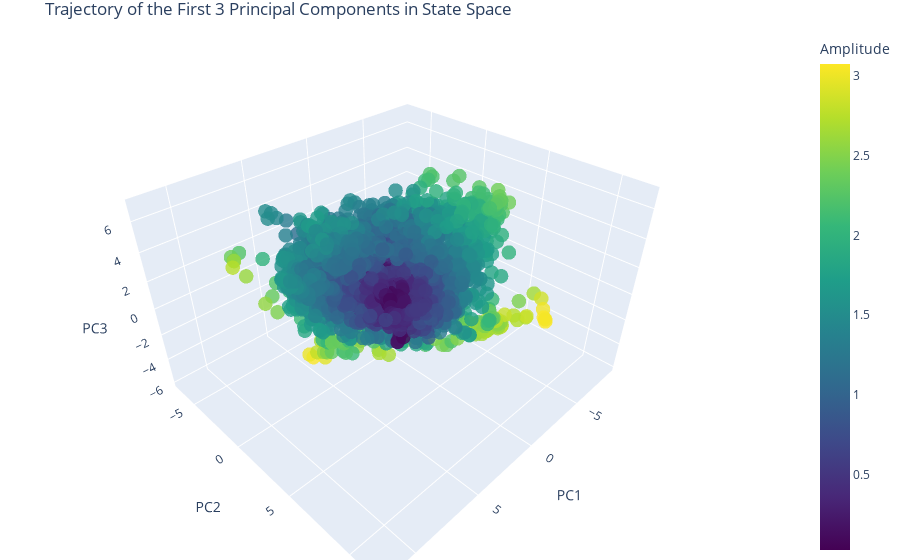

The notebook cell saved with this chart:
### Code cell
# Extract the first three PCs
pc1 = transformed_data[:, 0]
pc2 = transformed_data[:, 1]
pc3 = transformed_data[:, 2]

# Time steps for coloring
amplitude = np.array(param_df.amplitude)

# Create the figure
fig = go.Figure(data=[go.Scatter3d(
    x=pc1,
    y=pc2,
    z=pc3,
    mode='markers',
    marker=dict(
        size=5,
        color=amplitude,  # Set color to time steps
        colorscale='Viridis',  # Choose a color scale
        colorbar=dict(title='Amplitude'),
        opacity=0.8
    )
)])

# Set the layout of the figure
fig.update_layout(
    title='Trajectory of the First 3 Principal Components in State Space',
    scene=dict(
        xaxis_title='PC1',
        yaxis_title='PC2',
        zaxis_title='PC3'
    ),
    margin=dict(l=0, r=0, b=0, t=30)
)

# Show the figure
fig.show()

### Figure 1 — Plotly figure (JSON) as saved in the notebook; plotly's stock layout.template omitted (floating-point values rounded to 4 significant figures; data arrays with more than 128 entries replaced by an {"elided": "..."} marker saying what was removed)
{"data": [{"marker": {"color": {"elided": "2497 float values"}, "colorbar": {"title": {"text": "Amplitude"}}, "colorscale": [[0, "#440154"], [0.1111, "#482878"], [0.2222, "#3e4989"], [0.3333, "#31688e"], [0.4444, "#26828e"], [0.5556, "#1f9e89"], [0.6667, "#35b779"], [0.7778, "#6ece58"], [0.8889, "#b5de2b"], [1, "#fde725"]], "opacity": 0.8, "size": 5}, "mode": "markers", "type": "scatter3d", "x": {"elided": "2497 float values"}, "y": {"elided": "2497 float values"}, "z": {"elided": "2497 float values"}}], "layout": {"margin": {"b": 0, "l": 0, "r": 0, "t": 30}, "scene": {"xaxis": {"title": {"text": "PC1"}}, "yaxis": {"title": {"text": "PC2"}}, "zaxis": {"title": {"text": "PC3"}}}, "title": {"text": "Trajectory of the First 3 Principal Components in State Space"}}}
